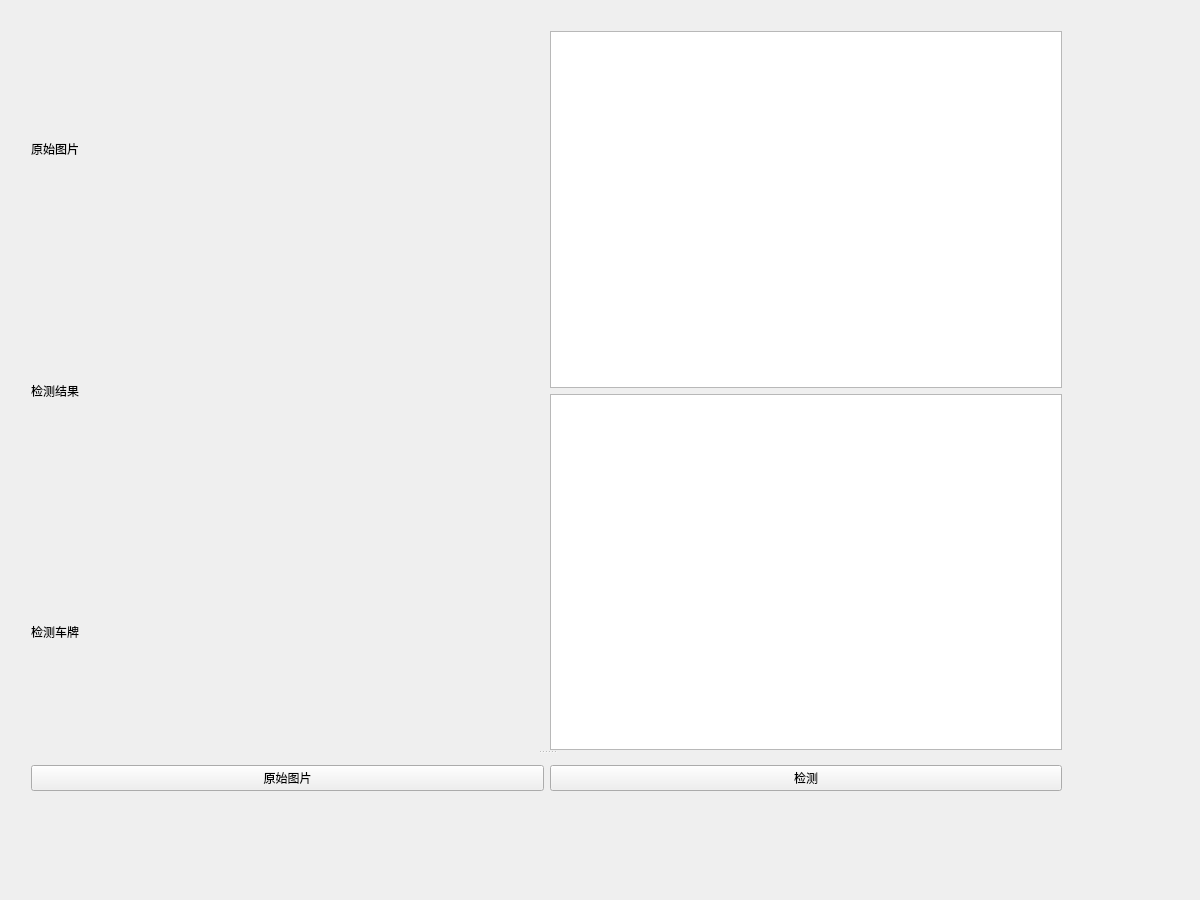
<?xml version="1.0" encoding="UTF-8"?>
<ui version="4.0">
 <class>Form</class>
 <widget class="QWidget" name="Form">
  <property name="geometry">
   <rect>
    <x>0</x>
    <y>0</y>
    <width>1200</width>
    <height>900</height>
   </rect>
  </property>
  <property name="windowTitle">
   <string>Form</string>
  </property>
  <widget class="QSplitter" name="splitter">
   <property name="geometry">
    <rect>
     <x>31</x>
     <y>31</y>
     <width>1031</width>
     <height>771</height>
    </rect>
   </property>
   <property name="orientation">
    <enum>Qt::Vertical</enum>
   </property>
   <widget class="QWidget" name="layoutWidget">
    <layout class="QHBoxLayout" name="horizontalLayout_2">
     <item>
      <layout class="QVBoxLayout" name="verticalLayout_2">
       <item>
        <widget class="QLabel" name="original_img_label">
         <property name="enabled">
          <bool>true</bool>
         </property>
         <property name="sizePolicy">
          <sizepolicy hsizetype="Preferred" vsizetype="Preferred">
           <horstretch>0</horstretch>
           <verstretch>0</verstretch>
          </sizepolicy>
         </property>
         <property name="minimumSize">
          <size>
           <width>94</width>
           <height>24</height>
          </size>
         </property>
         <property name="text">
          <string>原始图片</string>
         </property>
        </widget>
       </item>
       <item>
        <widget class="QLabel" name="predict_result_label">
         <property name="text">
          <string>检测结果</string>
         </property>
        </widget>
       </item>
       <item>
        <widget class="QLabel" name="read_license_plate_label">
         <property name="text">
          <string>检测车牌</string>
         </property>
        </widget>
       </item>
      </layout>
     </item>
     <item>
      <layout class="QVBoxLayout" name="verticalLayout">
       <item>
        <widget class="QTextBrowser" name="detect_object_text">
         <property name="sizePolicy">
          <sizepolicy hsizetype="Preferred" vsizetype="Preferred">
           <horstretch>0</horstretch>
           <verstretch>0</verstretch>
          </sizepolicy>
         </property>
        </widget>
       </item>
       <item>
        <widget class="QTextBrowser" name="read_license_plate_text">
         <property name="sizePolicy">
          <sizepolicy hsizetype="Preferred" vsizetype="Preferred">
           <horstretch>0</horstretch>
           <verstretch>0</verstretch>
          </sizepolicy>
         </property>
        </widget>
       </item>
      </layout>
     </item>
    </layout>
   </widget>
   <widget class="QWidget" name="layoutWidget">
    <layout class="QHBoxLayout" name="horizontalLayout">
     <item>
      <widget class="QPushButton" name="select_img_btn">
       <property name="text">
        <string>原始图片</string>
       </property>
      </widget>
     </item>
     <item>
      <widget class="QPushButton" name="detect_btn">
       <property name="text">
        <string>检测</string>
       </property>
      </widget>
     </item>
    </layout>
   </widget>
  </widget>
 </widget>
 <resources/>
 <connections/>
</ui>
